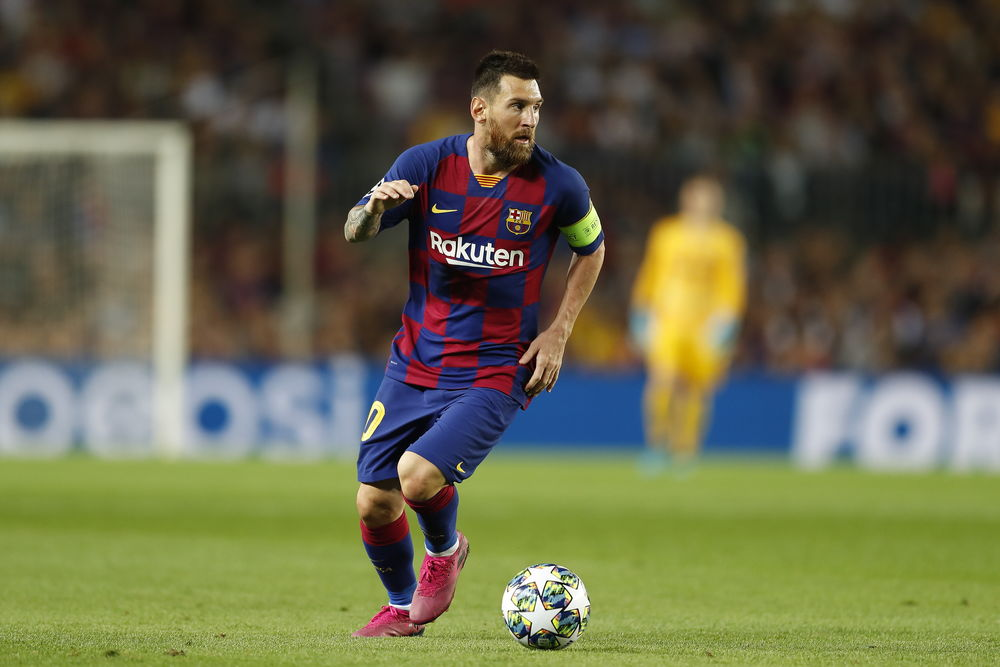
#> input picture image4labs/messi.jpg, 1000 x 667 px
$ jupyter execute '2D гистограммы.ipynb'
#> lines starting #> are read from the running program, lines starting #| are printed output that depends on the picture
[cell 1]
import numpy as np
import cv2 as cv
import matplotlib.pyplot as plt

[cell 2]
state = '../../image4labs/messi.jpg'
img = cv.imread(state)[..., ::-1]
assert img is not None, "file could not be read, check with os.path.exists()"

plt.imshow(img)

- каналы = [0,1], поскольку нам необходимо обработать как плоскость H, так и плоскость S.
- ячейки = [180,256] 180 для плоскости H и 256 для плоскости S.
- диапазон = [0,180,0,256] Значение оттенка находится в диапазоне от 0 до 180, а насыщенность — в диапазоне от 0 до 256.

[cell 3]
hsv = cv.cvtColor(img, cv.COLOR_BGR2HSV)
#> hsv: shape (667, 1000, 3); mean H, S, V 83.1, 104.5, 114.1
hist = cv.calcHist([hsv], [0, 1], None, [180, 256], [0, 180, 0, 256])
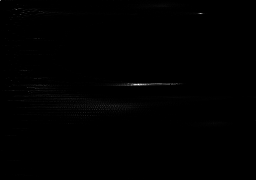
#> hist: shape (180, 256) float32; min 0, max 4618, mean 14.5; drawn with min black and max white
hist = cv.normalize(hist, hist, alpha=0, beta=1, norm_type=cv.NORM_MINMAX)
plt.imshow(hist, interpolation='nearest')
plt.show()
